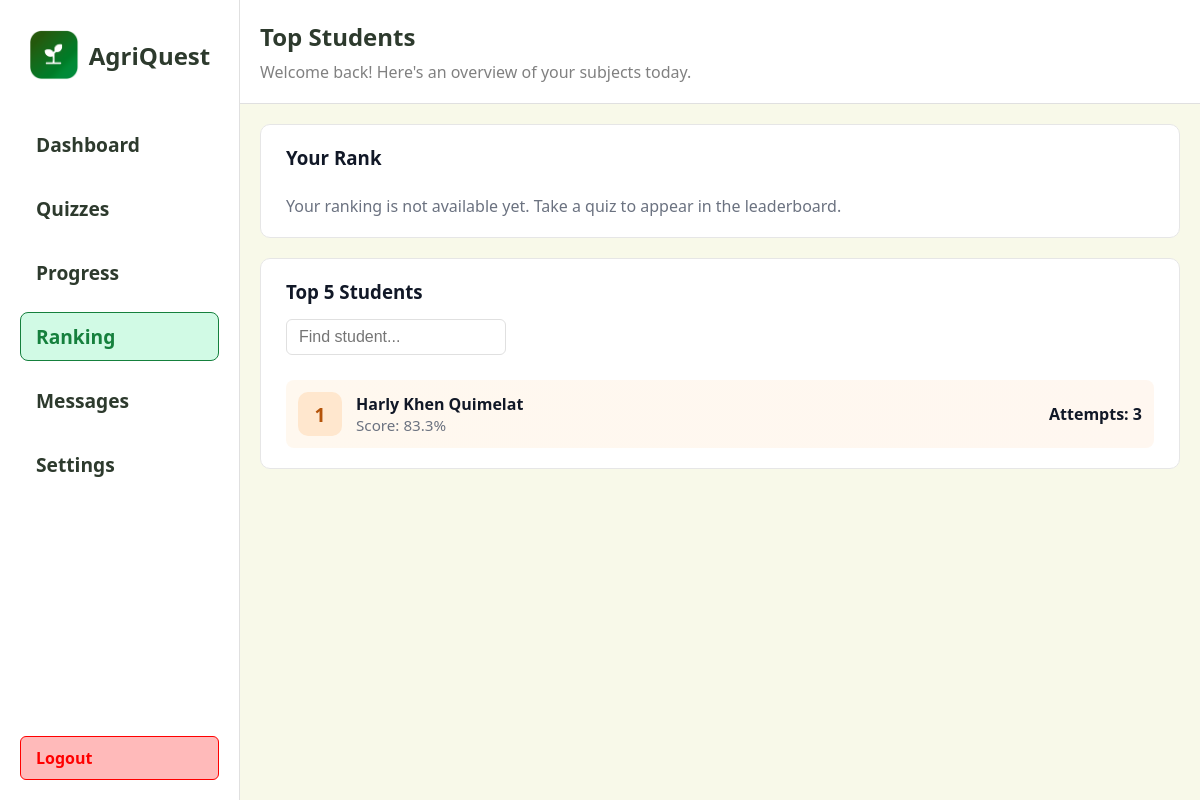
Page /student/ranking on the earlier database version.
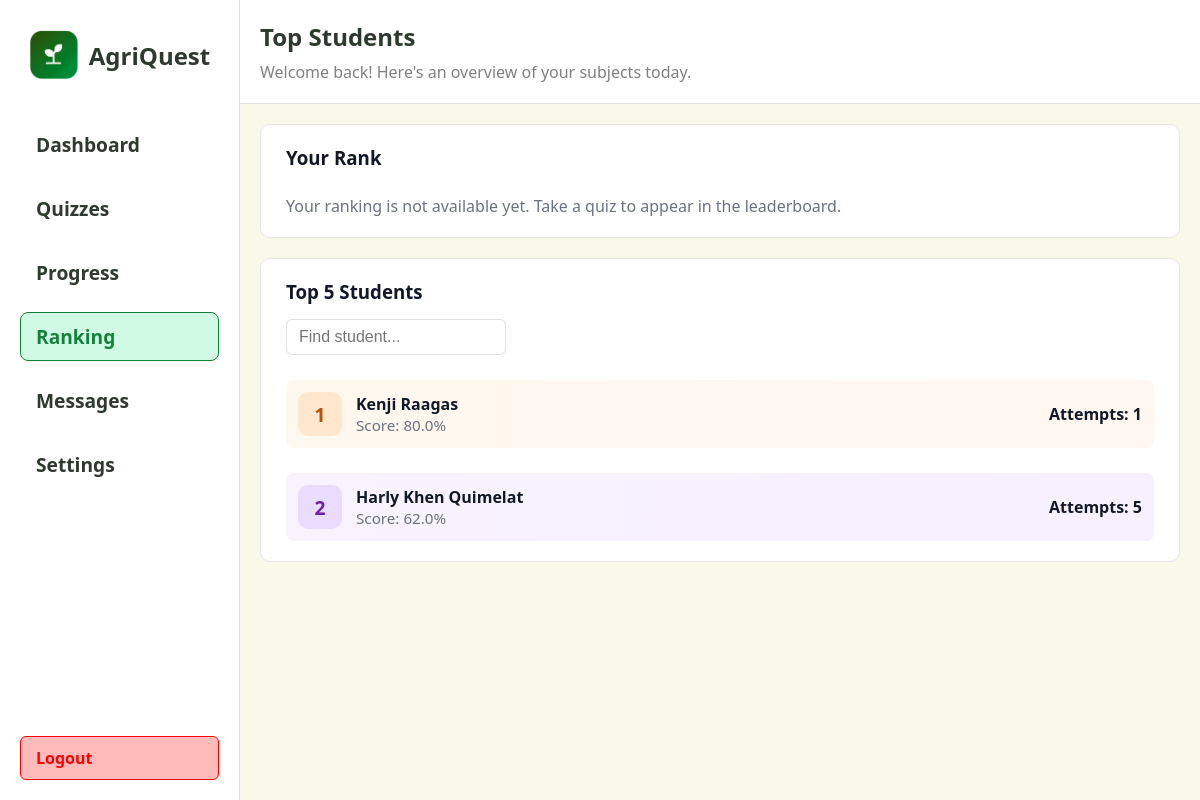
Same page on the later database version.
### app/models.py (models this page shows, shortened)
class Student(db.Model):
	id = db.Column(db.Integer, primary_key=True)
	name = db.Column(db.String(100), nullable=False)
	email = db.Column(db.String(120), unique=True, nullable=False)
	password_hash = db.Column(db.String(128), nullable=False)
	daily_goal = db.Column(db.Integer, nullable=False, default=1)
	weekly_goal = db.Column(db.Integer, nullable=False, default=5)

### app/routes.py (the view)
@main.route("/student/ranking")
def student_ranking():
    student_id = session.get('student_id')
    try:
        averages = (
            db.session.query(
                Student.id.label('student_id'),
                Student.name.label('name'),
                func.avg(QuizAttempt.percent).label('avg_percent'),
                func.count(QuizAttempt.id).label('attempts_count'),
            )
            .join(QuizAttempt, QuizAttempt.student_id == Student.id)
            .filter(QuizAttempt.completed_at != None, QuizAttempt.percent != None)
            .group_by(Student.id)
            .order_by(func.avg(QuizAttempt.percent).desc())
            .all()
        )
        ranked = []
        last_score = None
        current_rank = 0
        dense_rank = 0
        for row in averages:
            avg = float(row.avg_percent) if row.avg_percent is not None else 0.0
            if last_score is None or avg != last_score:
                dense_rank = dense_rank + 1
            last_score = avg
            ranked.append({
                'rank': dense_rank,
                'student_id': row.student_id,
                'name': row.name,
                'avg_percent': round(avg, 1),
                'attempts_count': int(row.attempts_count),
            })
        current_student_rank = None
        current_student_avg = None
        if student_id:
            for s in ranked:
                if s['student_id'] == student_id:
                    current_student_rank = s['rank']
                    current_student_avg = s['avg_percent']
                    break
    except Exception:
        ranked = []
        current_student_rank = None
        current_student_avg = None
    current_student_name = None
    current_student_attempts = 0
    try:
        if student_id:
            s = Student.query.filter_by(id=student_id).first()
            if s:
                current_student_name = s.name
                current_student_attempts = (
                    QuizAttempt.query.filter(QuizAttempt.student_id == student_id, QuizAttempt.completed_at != None).count()
                )
    except Exception:
        current_student_name = current_student_name
        current_student_attempts = current_student_attempts
    top_students = ranked[:5]
    return render_template(
        "student/ranking.html",
        top_students=top_students,
        ranked_students=ranked,
        current_student_rank=current_student_rank,
        current_student_avg=current_student_avg,
        current_student_id=student_id,
        current_student_name=current_student_name,
        current_student_attempts=current_student_attempts,
    )

### app/templates/student/ranking.html (shortened to what this page needs)
<!DOCTYPE html>
<html lang="en">
  <head>
    <link rel="stylesheet" href="{{ url_for('static', filename='css/animations.css') }}" />
  </head>
  <body>
    <div class="left">
      {% include 'partials/student_sidebar.html' %}
    </div>
    <div class="right">
      <div class="header">
        <div class="header-title">
          <span style="font-size: 1.5rem; font-weight: 700; color: #2d3a2d"
            >Top Students</span
          >
          <span style="font-size: 1rem; color: grey"
            >Welcome back! Here's an overview of your subjects today.</span
          >
        </div>
      </div>
      <div class="section" style="width: 100%;">
        <div class="available-quizzes">
          <div style="display: flex; justify-content: space-between; align-items: center;">
            <h3 style="font-weight: 700; color: #111827;">Your Rank</h3>
          </div>
          {% if current_student_id and current_student_rank is not none %}
            <div style="background: #fff7f0; border-radius: 8px; padding: 12px; display: flex; align-items: center; gap: 14px; margin-top: 10px;">
              <div style="width: 44px; height: 44px; border-radius: 10px; background: #ffe7ce; display: flex; align-items: center; justify-content: center; font-size: 1.5rem; color: #b45309; font-weight:700;">
                <span style="font-size: 1.2rem; font-weight: bold;">{{ current_student_rank }}</span>
              </div>
              <div style="flex: 1;">
                <div style="font-weight: 700; color: #111827;">{{ current_student_name or 'You' }}</div>
                <div style="color: #6b7280; font-size: 0.95rem;">Score: {{ current_student_avg if current_student_avg is not none else '—' }}%</div>
              </div>
              <div style="text-align: right;">
                <div style="font-weight: 600; color: #111827;">Attempts: {{ current_student_attempts }}</div>
              </div>
            </div>
          {% else %}
            <div style="color:#6b7280; margin-top:10px;">Your ranking is not available yet. Take a quiz to appear in the leaderboard.</div>
          {% endif %}
        </div>
        <div class="available-quizzes" style="width: 100%;">
          <h3 style="font-weight: 700; color: #111827;">Top 5 Students</h3>
          <div style="display: flex; justify-content: space-between; align-items: center;">
            <input id="student-search" type="text" placeholder="Find student..." style="padding: 8px 12px; border-radius: 6px; border: 1px solid #e0e0e0; font-size: 1rem; width: 220px;" />
          </div>
          {% if top_students %}
            {% for s in top_students %}
              {% set top_class = ' top-' ~ s.rank if s.rank and s.rank <= 5 else '' %}
              <div class="student-card{{ top_class }}" style="border-radius: 8px; padding: 12px; display: flex; align-items: center; gap: 14px; margin-top: 10px;">
                <div class="rank-badge rank-{{ s.rank if s.rank <= 5 else 'other' }}" style="width: 44px; height: 44px; border-radius: 10px; display:flex; align-items:center; justify-content:center; font-size:1.2rem; font-weight:700;">
                  <span>{{ s.rank }}</span>
                </div>
                <div style="flex:1;">
                  <div style="font-weight:700; color:#111827;">{{ s.name }}</div>
                  <div style="color:#6b7280; font-size:0.95rem;">Score: {{ s.avg_percent }}%</div>
                </div>
                <div style="text-align:right;">
                  <div style="font-weight:600; color:#111827;">Attempts: {{ s.attempts_count }}</div>
                </div>
              </div>
            {% endfor %}
          {% else %}
            <div style="color:#6b7280; margin-top:10px;">No student attempts yet.</div>
          {% endif %}
        </div>
      </div>
    </div>
  </body>
</html>

Differences in the rows shown:
added Student: rank "1", name "Kenji Raagas", avg_percent "80.0", attempts_count "1"
computed for Student "Harly Khen Quimelat": rank "1" → "2"; avg_percent "83.3" → "62.0"; attempts_count "3" → "5"
